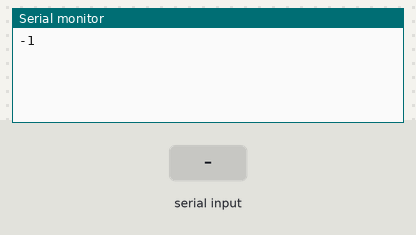
A sketch run on a simulated Arduino Uno, built with avr-gcc and run on an emulated ATmega328P. Parts: the last lines printed to the serial monitor. The inputs (shaded band) are chosen by the test bench. Random numbers use the default seed unless the sketch sets one.

Above: at 1.2 s.
1.3 s: "90,45\n" received over the second serial link
At 1.8 s:
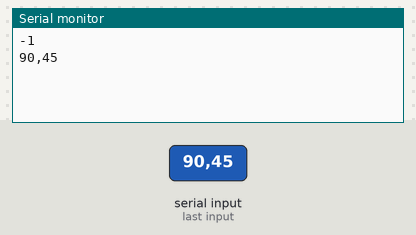
2.8 s: "30,150\n" received over the second serial link
At 4.1 s:
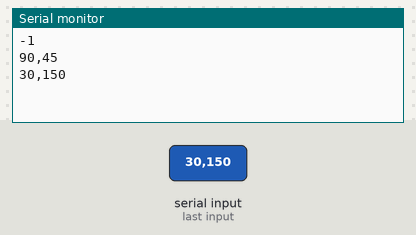

Measured:
- after the input at 1.3 s, the serial monitor: prints a new line at once (image 1)
- after the input at 2.8 s, the serial monitor: prints a new line at once (image 2)

The sketch:

Thermistor_test.ino
```cpp
#include <math.h>
#include <SoftwareSerial.h>
#include <EEPROM.h>
SoftwareSerial XBee(2, 3); // RX, TX

int AO = 0;
int id = -1;
void setup() {
  // put your setup code here, to run once:
  pinMode(AO, INPUT);
  XBee.begin(9600);
  Serial.begin(9600);
  randomSeed(analogRead(0));

  int check = 0;
  EEPROM.get(500, check);
  if(check == 237)
    EEPROM.get(0, id);
  Serial.println(id);
}

void loop() {
  // put your main code here, to run repeatedly:

  if(id == -1) {
    String tempS = String(random(0, 1000));
    String looking = "GIVE " + tempS;
    tempS = "GET " + tempS;
    tempS += "\n";
    char chars[tempS.length() + 1];
    tempS.toCharArray(chars, tempS.length() + 1);
    XBee.write(chars);

    int counter = 0;
    while(id == -1) {
      String message = "";
      while(true) {
        if(XBee.available() <= 0) {
          delay(100);
          continue;
         }
        char in = char(XBee.read());
        if(in == '\n')
          break;
        message += char(in);
      }
      Serial.println(message);
      if(message.substring(0, looking.length()) == looking) {
        String idS = message.substring(looking.length() + 1);
        id = idS.toInt();
        EEPROM.put(0, id);
        EEPROM.put(500, 237);
        Serial.println("GOT ID");
        break;
      }
    }
  }

  delay(1000);
  int voltage = analogRead(A0);
  double volts_across_therm = 5 - (5 * voltage / 1024.);

  double resistor_ohms = 10000;
  double resistance = volts_across_therm * resistor_ohms / (5 - volts_across_therm);
  float a = -14.6337;
  float b = 4971.842;
  float c = -115334;
  float d = -.000003730535;
  double a_1 = .003354016;
  double b_1 = .000256985;
  double c_1 = .000002620131;
  double d_1 = .00000006383091;
  double resistance_25 = 10000.0;
  double r = log(resistance/resistance_25);
  double temp =  1 / (a_1 + b_1 * r  + c_1 * r * r + d_1 * r * r * r);
  temp = temp - 273.15;
  String tempS = String(id) + " " + String(temp);
  char chars[tempS.length()+1];
  tempS.toCharArray(chars, tempS.length()+1);
  XBee.write(chars);
  XBee.write("\n");


  delay(2000);
}
```
